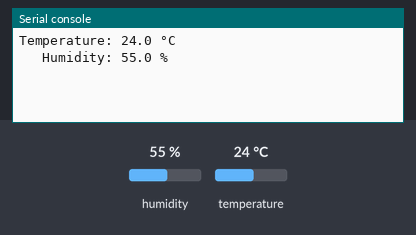
A program run on a simulated Raspberry Pi Pico running MicroPython. Parts: the last lines printed to the serial console. The test bench sets the inputs (shaded band); at power-on: humidity 55 %, temperature 24 °C.

Above: at 2.2 s.
2.3 s: humidity set to 22 %
At 5.1 s:
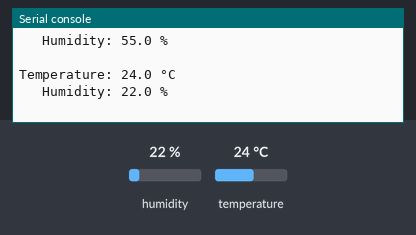
6.1 s: temperature set to 12 °C
At 8.2 s:
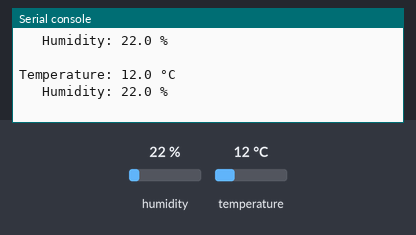
9.9 s: humidity set to 40 %
At 11.4 s:
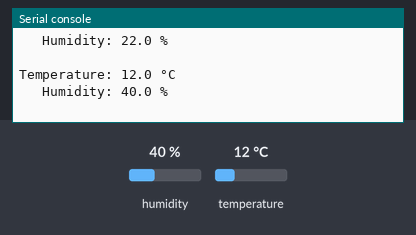
Timing chart, 0 to 12.9 s (numbered marks = the images above; inputs shaded):
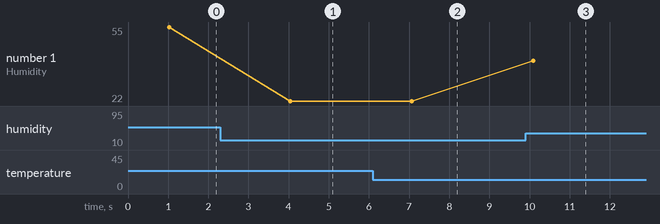

Measured:
- after the input at 2.3 s, the serial console: prints a new line after 1.7 s (image 1)
- after the input at 6.1 s, the serial console: prints a new line after 0.97 s (image 2)
- after the input at 9.9 s, the serial console: prints a new line after 0.19 s (image 3)
- plotted number 1: 55 → 22 after the input at 2.3 s, 22 → 40 after the input at 9.9 s

The program:

dht22_sample.py
```python
# -*- coding: utf-8 -*-
"""DHT22 Sensor
reads Temperature and Humidity of a DHT22 sensor
"""

from machine import Pin
from time import sleep
from dht import DHT22

# GPIO Pin Number
gpio=22

# initializing GPIO and DHT22
sleep(1)
#dht22_sensor = DHT22(Pin(gpio, Pin.IN, Pin.PULL_UP))
dht22_sensor = DHT22(Pin(gpio))

#degree symbol decleration
degreecels = '\u00B0' + "C"
# do the things
while True:
    dht22_sensor.measure()
    if dht22_sensor.temperature() == -50:
        dht22_sensor.measure()
    temperature = dht22_sensor.temperature()
    humidity = dht22_sensor.humidity()
    print('Temperature:', temperature, degreecels)
    print('   Humidity:', humidity, '%', '\n')
    sleep(3)
```
